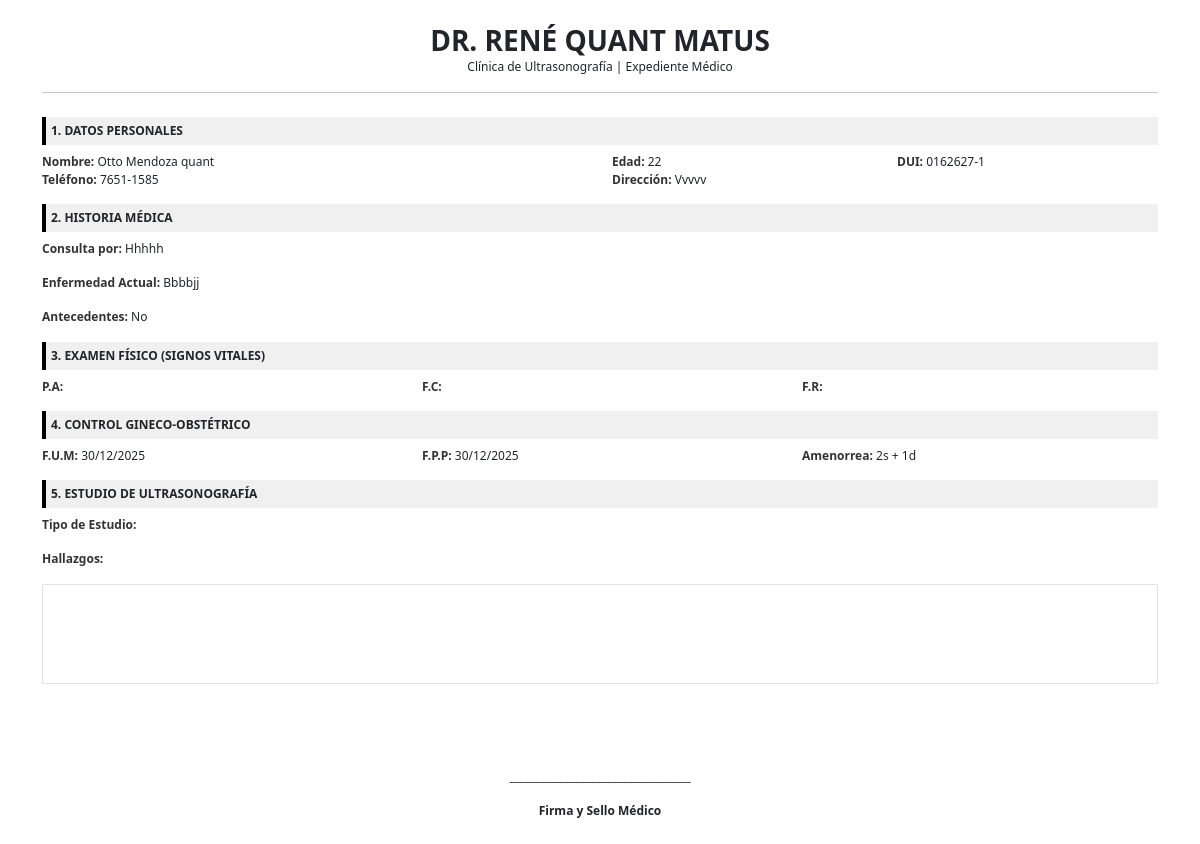
Screenshot of /imprimir/1/ with the database file from the repository.
### consultorio/models.py (models this page shows, shortened)
class Paciente(models.Model):
    nombre = models.CharField(max_length=200)
    edad = models.IntegerField(null=True, blank=True)
    nacionalidad = models.CharField(max_length=100, default='Salvadoreña')
    dui = models.CharField(max_length=20, null=True, blank=True)
    telefono = models.CharField(max_length=20, null=True, blank=True)
    correo = models.EmailField(null=True, blank=True)
    direccion = models.CharField(max_length=255, null=True, blank=True)
    consulta_por = models.CharField(max_length=255, null=True, blank=True)
    enfermedad_actual = models.CharField(max_length=255, null=True, blank=True)
    antecedentes_personales_familiares = models.CharField(max_length=255, null=True, blank=True)
    pa = models.CharField(max_length=20, null=True, blank=True)
    fc = models.CharField(max_length=20, null=True, blank=True)
    fr = models.CharField(max_length=20, null=True, blank=True)
    fum = models.DateField(null=True, blank=True)
    fpm = models.DateField(null=True, blank=True)
    fpp = models.DateField(null=True, blank=True)
    amenorrea_semanas = models.IntegerField(default=0)
    amenorrea_dias = models.IntegerField(default=0)
    OPCIONES_ULTRA = [
        ('Obstétrico', 'Obstétrico'),
        ('Pélvico', 'Pélvico'),
        ('Abdominal', 'Abdominal'),
        ('Transvaginal', 'Transvaginal'),
        ('Renal', 'Renal'),
        ('Mama', 'Mama'),
        ('Prostático', 'Prostático'),
    ]
    tipo_ultrasonido = models.CharField(max_length=50, choices=OPCIONES_ULTRA, null=True, blank=True)
    detalle_ultrasonido = models.CharField(max_length=255, null=True, blank=True) # Para hallazgos cortos

### consultorio/views.py (the view)
# urls.py: path('imprimir/<int:pk>/', views.imprimir_paciente, name='imprimir_paciente'),
def imprimir_paciente(request, pk):
    paciente = get_object_or_404(Paciente, pk=pk)
    return render(request, 'imprimir_paciente.html', {'p': paciente})

### consultorio/templates/imprimir_paciente.html (shortened to what this page needs)
<!DOCTYPE html>
<html lang="es">
<head>
    <link href="https://cdn.jsdelivr.net/npm/bootstrap@5.3.0/dist/css/bootstrap.min.css" rel="stylesheet">
</head>
<body onload="window.print();">
    <div class="container my-4">
        <div class="text-center mb-4">
            <h3 class="fw-bold mb-0">DR. RENÉ QUANT MATUS</h3>
            <p class="mb-0">Clínica de Ultrasonografía | Expediente Médico</p>
            <hr>
        </div>
        <div class="seccion-titulo">1. DATOS PERSONALES</div>
        <div class="row mt-2">
            <div class="col-6"><span class="label">Nombre:</span> {{ p.nombre }}</div>
            <div class="col-3"><span class="label">Edad:</span> {{ p.edad }}</div>
            <div class="col-3"><span class="label">DUI:</span> {{ p.dui }}</div>
            <div class="col-6"><span class="label">Teléfono:</span> {{ p.telefono }}</div>
            <div class="col-6"><span class="label">Dirección:</span> {{ p.direccion }}</div>
        </div>
        <div class="seccion-titulo">2. HISTORIA MÉDICA</div>
        <div class="mt-2">
            <p><span class="label">Consulta por:</span> {{ p.consulta_por }}</p>
            <p><span class="label">Enfermedad Actual:</span> {{ p.enfermedad_actual }}</p>
            <p><span class="label">Antecedentes:</span> {{ p.antecedentes_personales_familiares }}</p>
        </div>
        <div class="seccion-titulo">3. EXAMEN FÍSICO (SIGNOS VITALES)</div>
        <div class="row mt-2">
            <div class="col-4"><span class="label">P.A:</span> {{ p.pa }}</div>
            <div class="col-4"><span class="label">F.C:</span> {{ p.fc }}</div>
            <div class="col-4"><span class="label">F.R:</span> {{ p.fr }}</div>
        </div>
        {% if p.fpp or p.fum %}
        <div class="seccion-titulo">4. CONTROL GINECO-OBSTÉTRICO</div>
        <div class="row mt-2">
            <div class="col-4"><span class="label">F.U.M:</span> {{ p.fum|date:"d/m/Y" }}</div>
            <div class="col-4"><span class="label">F.P.P:</span> {{ p.fpp|date:"d/m/Y" }}</div>
            <div class="col-4"><span class="label">Amenorrea:</span> {{ p.amenorrea_semanas }}s + {{ p.amenorrea_dias }}d</div>
        </div>
        {% endif %}
        <div class="seccion-titulo">5. ESTUDIO DE ULTRASONOGRAFÍA</div>
        <div class="mt-2">
            <p><span class="label">Tipo de Estudio:</span> {{ p.tipo_ultrasonido }}</p>
            <p><span class="label">Hallazgos:</span></p>
            <div class="p-2 border" style="min-height: 100px;">{{ p.detalle_ultrasonido }}</div>
        </div>
        <div class="mt-5 text-center">
            <br><br>
            <p>__________________________________</p>
            <p class="fw-bold">Firma y Sello Médico</p>
        </div>
    </div>
</body>
</html>

### consultorio/templates/imprimir_paciente.html (style rules this page uses)
body { background: white; font-size: 12px; }
.seccion-titulo { background: #f0f0f0; font-weight: bold; padding: 5px; margin-top: 15px; border-left: 4px solid #000; }
.label { font-weight: bold; color: #333; }

### rows the page displays
Paciente: nombre "Otto Mendoza quant", edad "22", dui "0162627-1", telefono "7651-1585", direccion "Vvvvv", consulta_por "Hhhhh", enfermedad_actual "Bbbbjj", antecedentes_personales_familiares "No", fum "30/12/2025", fpp "30/12/2025", amenorrea_semanas "2", amenorrea_dias "1"
